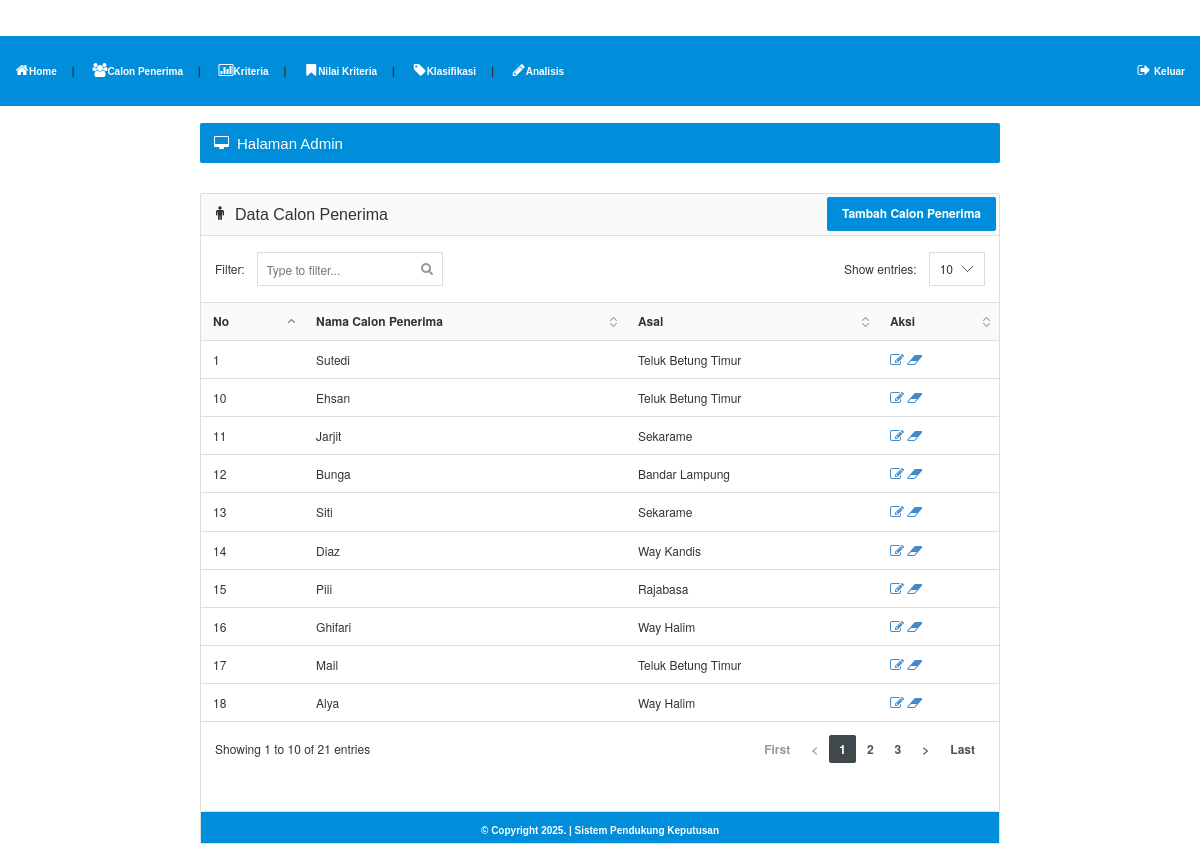
The page /admin/calon_penerima.php (signed in) on the database its author committed.
### tables this page shows
CREATE TABLE `penerima` (
  `id_penerima` varchar(10) NOT NULL,
  `nama_penerima` varchar(100) DEFAULT NULL,
  `asal` text DEFAULT NULL
);

### admin/calon_penerima.php (the view)
<?php
include "head.php";
?>
			<?php include "menu.php"; ?>
			</div>
		<br />
		<div id="content">
			<div class="page-title">
				<h5><i class="fa fa-desktop"></i> Halaman Admin</h5>
			</div>
			<div class="panel panel-default">
				<div class="panel-heading" align="right"><h6 class="panel-title"><i class="fa fa-male"></i> Data Calon Penerima</h6>
				<a href="calon_penerima_tambah.php"><input type="submit" value="Tambah Calon Penerima" class="btn btn-success"></a>
				</div>
				<div class="datatable">
					<table class="table table-hover">
						<thead>
							<tr>
								<th>No</th>
								<th>Nama Calon Penerima</th>
								<th>Asal</th>
								<th>Aksi</th>
							</tr>
						</thead>
						<tbody>
							<?php
							$nomor = 0;
							$hasil = mysqli_query($konek, "select * from penerima");
							while ($dataku = mysqli_fetch_assoc($hasil)) {
							?>
								<tr>
									<td><?php echo $nomor=$nomor+1;?></td>
									<td><?php echo $dataku['nama_penerima']; ?></td>
									<td><?php echo $dataku['asal']; ?></td>
									<td>
										<a href="calon_penerima_edit.php?id_penerima=<?php echo $dataku['id_penerima']; ?>">
										<i class='fa fa-edit'></i>
										</a>
										<a href="calon_penerima_hapus.php?id_penerima=<?php echo $dataku['id_penerima']; ?>">
										<i class='fa fa-eraser'></i>
										</a>
									</td>
								</tr>
							<?php } ?>
						</tbody>
					</table>
				</div>
			<br />
			<br />
			<?php include "footer.php"; ?>

### images/style.css (style rules this page uses)
body { margin-top: 0; margin-left: 0; margin-right: 0; margin-bottom: 0; }
#content { width: 800px; }

### css/styles.css (style rules this page uses)
@media (min-width: 768px) { a, .btn, .caret, .close, .sidebar, .select2-choice abbr, .select2-highlighted, .ui-slider-range, .ui-datepicker-trigger, .ui-timepicker-list li, .checker span:after, .checker span, .navbar-toggle, .thumb-options, .select2-arrow b, .thumb-zoom img, .fc-button, .page-content { -webkit-transition: all 0.15s ease-in-out; -moz-transition: all 0.15s ease-in-out; -o-transition: all 0.15s ease-in-out; transition: all 0.15s ease-in-out; } }
.fa { position: relative; font-size: 14px; min-width: 14px; text-align: center; }
h1, h2, h3, h4, h5, h6, .navigation > li > a, .stats li span { font-family: 'Cuprum', sans-serif; font-weight: normal; }
.page-title { color: #fff; background-color: #008DDA; -moz-box-shadow: 0 1px 0 #fff; -webkit-box-shadow: 0 1px 0 #FFF; box-shadow: 0 1px 0 #FFF; border-radius: 2px; margin-bottom: 30px; }
.page-title:after { content: ""; display: table; clear: both; }
.page-title h5 { margin: 0; float: left; display: block; font-size: 15px; padding: 13px 14px 12px 14px; line-height: 1; }
.dataTable { border-collapse: collapse; border-top: 1px solid #ddd; border-bottom: 1px solid #ddd; }
.dataTable thead th { background-color: #fafafa; cursor: pointer; }
.sorting { background: url('../images/interface/tables/sort_both.png') no-repeat 100%; padding-right: 24px!important; }
.sorting_asc { background: url('../images/interface/tables/sort_asc.png') no-repeat 100%; padding-right: 24px!important; }

### rows shown on the page
penerima: nama_penerima "Sutedi", asal "Teluk Betung Timur"
penerima: nomor "10", nama_penerima "Ehsan", asal "Teluk Betung Timur"
penerima: nomor "11", nama_penerima "Jarjit", asal "Sekarame"
penerima: nomor "12", nama_penerima "Bunga", asal "Bandar Lampung"
penerima: nomor "13", nama_penerima "Siti", asal "Sekarame"
penerima: nomor "14", nama_penerima "Diaz", asal "Way Kandis"
penerima: nomor "15", nama_penerima "Pili", asal "Rajabasa"
penerima: nomor "16", nama_penerima "Ghifari", asal "Way Halim"
penerima: nomor "17", nama_penerima "Mail", asal "Teluk Betung Timur"
penerima: nomor "18", nama_penerima "Alya", asal "Way Halim"
